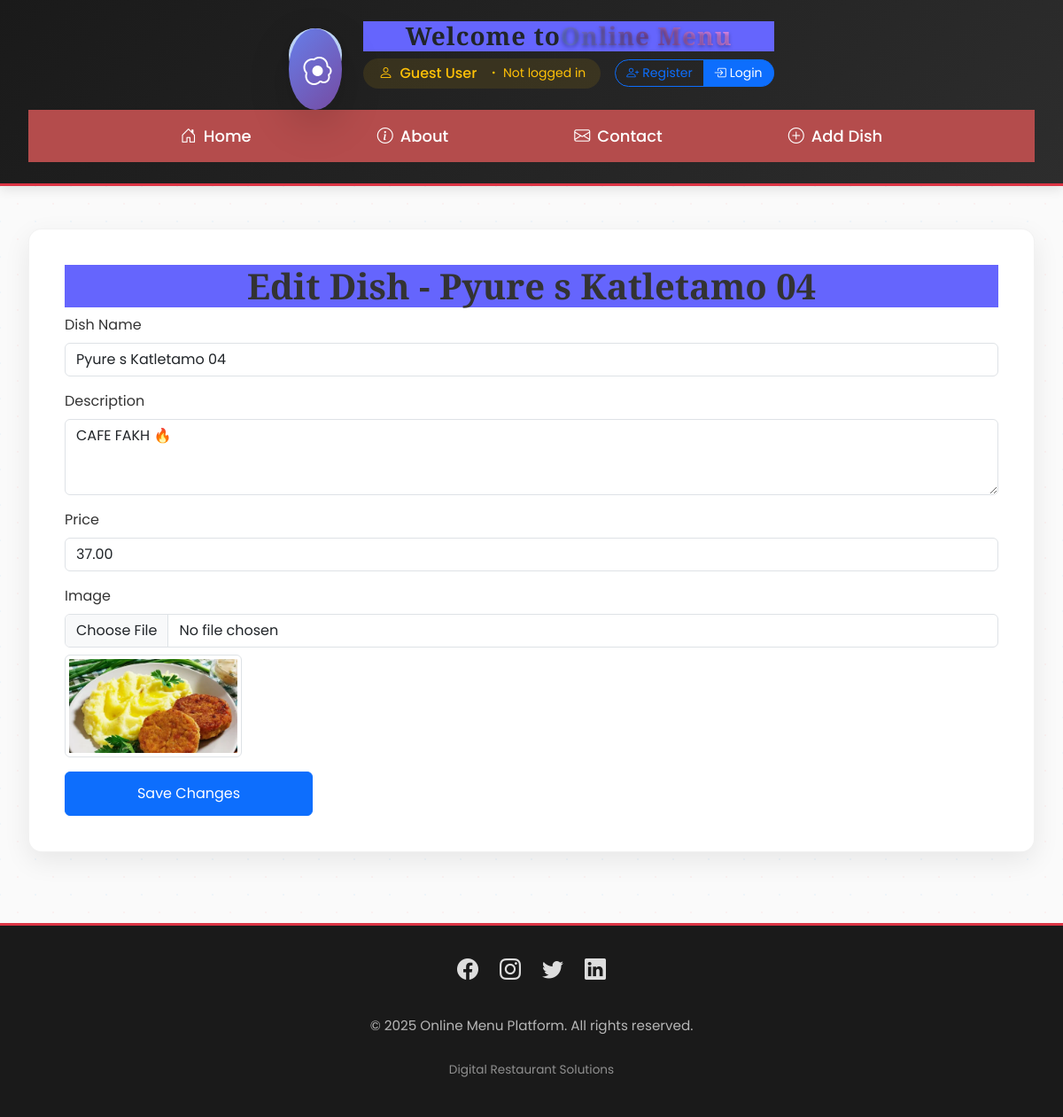
/dish/edit/2/, run on the app's committed database.
### online_menu/models.py (models this page shows, shortened)
class Dish(models.Model):
    CATEGORY_CHOICES = [
        ('starter', 'Starter'),
        ('main', 'Main'),
        ('dessert', 'Dessert'),
        ('drink', 'Drink'),
    ]
    dish_name = models.CharField(max_length=100, verbose_name="dish's name")
    description = models.TextField(null=True, blank=True, verbose_name="Description")
    price = models.DecimalField(max_digits=8, decimal_places=2, verbose_name="Price")
    category = models.CharField(max_length=50, choices=CATEGORY_CHOICES, verbose_name="category")
    image = models.ImageField(upload_to='media/', verbose_name="Image")

### online_menu/views.py (the view, shortened to what this page needs)
# urls.py: path('dish/edit/<int:dish_id>/', dish_edit, name='dish_edit'),
def dish_edit(request, dish_id):
    if request.method == 'GET':
        dish = Dish.objects.get(id=dish_id)
        return render(request, 'edit_dish.html', {'dish': dish})

### templates/edit_dish.html (shortened to what this page needs)
{% extends "base.html" %}
{% block main %}
    <h1>Edit Dish - {{ dish.dish_name }}</h1>
    <form method="post" enctype="multipart/form-data">
        <div class="mb-3">
            <label for="dish_name" class="form-label">Dish Name</label>
            <input type="text" class="form-control" id="dish_name" name="dish_name" value="{{ dish.dish_name }}" required>
        </div>
        <div class="mb-3">
            <label for="description" class="form-label">Description</label>
            <textarea class="form-control" id="description" name="description" rows="3" required>{{ dish.description }}</textarea>
        </div>
        <div class="mb-3">
            <label for="price" class="form-label">Price</label>
            <input type="number" class="form-control" id="price" name="price" value="{{ dish.price }}" required>
        </div>
        <div class="mb-3">
            <label for="image" class="form-label">Image</label>
            <input type="file" class="form-control" id="image" name="image">
            {% if dish.image %}
                <img src="{{ dish.image.url }}" alt="{{ dish.dish_name }}" class="img-thumbnail mt-2" style="max-width: 200px;">
            {% endif %}
        </div>
        <button type="submit" class="btn btn-primary">Save Changes</button>
    </form>
{% endblock main %}

### static/css/base.css (style rules this page uses)
* { margin: 0; padding: 0; box-sizing: border-box; }
body { font-family: Arial, sans-serif; }

### static/css/home.css (style rules this page uses)
* { margin: 0; padding: 0; }
img { height: 280px; width: 100%; border-radius: 10px 10px 0px 0px; }
h1 { background-color: rgb(101, 101, 253); font-size: 50px; display: flex; justify-content: center; }
body { background-color: rgb(179, 179, 179); }
button { background-color: gray; color: black; width: 280px; height: 50px; display: flex; justify-content: center; align-items: center; margin-left: 150px; font-size: 20px; margin-top: 10px; }

### static/css/about.css (style rules this page uses)
* { margin: 0; padding: 0; box-sizing: border-box; }
body { font-family: "Poppins", sans-serif; line-height: 1.6; color: #333; background-color: #f9f9f9; }

### templates/base.html (style rules this page uses)
:root { --primary-color: #dc3545; --secondary-color: #ff6b6b; --dark-color: #212529; --light-color: #f8f9fa; --gold-color: #ffd700; --transition: all 0.3s ease; }
* { margin: 0; padding: 0; box-sizing: border-box; }
body { font-family: 'Poppins', sans-serif; background-color: #fefefe; color: #333; min-height: 100vh; display: flex; flex-direction: column; }
h1, h2, h3, h4, h5, h6 { font-family: 'Playfair Display', serif; font-weight: 600; }

### data on the page
Dish: dish_name "Pyure s Katletamo 04", description "CAFE FAKH 🔥", price "37.00", image (picture)
